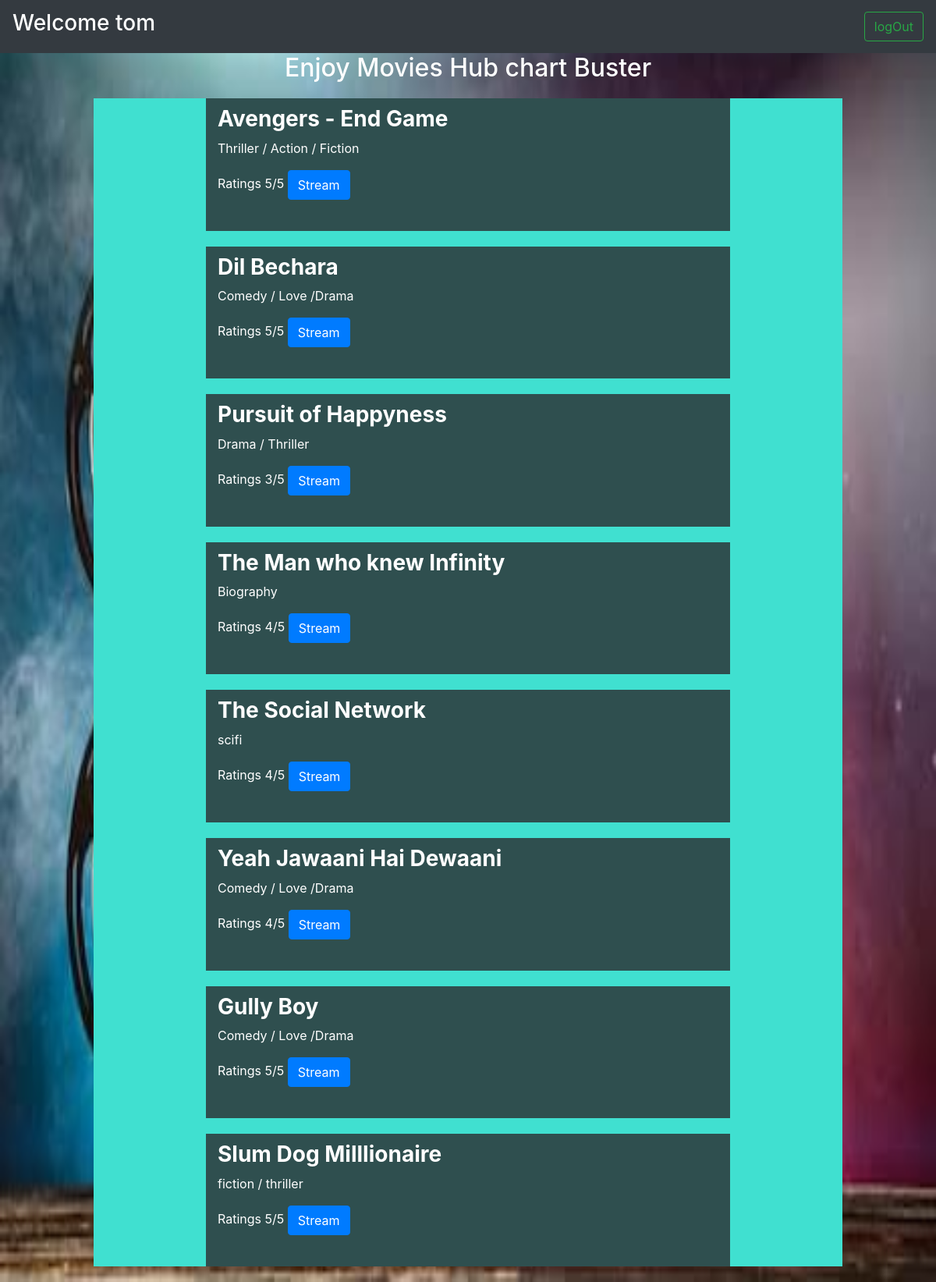
The page /movieshub/dashboard.php (signed in) on the database its author committed.
### tables this page shows
CREATE TABLE `movies` (
  `id` int(11) NOT NULL,
  `name` varchar(255) NOT NULL,
  `movie_name` varchar(100) NOT NULL,
  `type` varchar(100) NOT NULL,
  `rating` decimal(10,0) NOT NULL
);

### movieshub/dashboard.php (the view, shortened to what this page needs)
<!doctype html>
<html lang="en">
  <head>
    <link rel="stylesheet" href="https://stackpath.bootstrapcdn.com/bootstrap/4.5.0/css/bootstrap.min.css">
  </head>
  <body>
    <nav class="navbar navbar-dark bg-dark">
  <a class="navbar-brand"><?php
if(isset($_SESSION["user_name"]) && $_SESSION["user_name"]!=""){
  echo ("<h3>"."Welcome  ".$_SESSION["user_name"]."</h3>");
} else {
  header ("Location: loginform1.php");
}
?></a>
  <form class="form-inline" action="logout.php">
    <button class="btn btn-outline-success my-2 my-sm-0" type="submit">logOut</button>
  </form>
</nav>
<div align="center">
  <h2 style="color: white;">Enjoy Movies Hub chart Buster</h2>
</div>
<div style="background-color:#40E0D0; width: 80%;margin-right: 10%; margin-left: 10%;">
<?php
$con = dbConnect();
?>
<?php
$q ="select * from movies";
$query = mysqli_query ($con,$q);
while($row=mysqli_fetch_assoc($query))
{
echo "<div class='container'>";
$id = $row['id'];
$movie_name = $row['movie_name'];
$type = $row['type'];
$rating = $row['rating'];
echo "<h3><strong>$movie_name</strong></h3>";
echo "<p>$type</p>";
echo "<p>Ratings $rating/5 <button type='button' class='btn btn-primary'><a href='watch.php?id=$id' style='text-decoration: none; color: white'>      Stream</a></button></p><br>";
echo "</div>";
}
?>
</div>
  </body>
</html>

### movieshub/dashboard.php (style rules this page uses)
.container { background-color:#2F4F4F; color: white; margin-bottom: 20px; margin-top: 20px; padding-top: 10px; width: 70%; }
body { background-image: url(backgroundimg.jpeg); background-repeat: no-repeat; background-image: cover; background-size: auto; background-attachment: fixed; background-position: center; background-size: 100% 100%; }

### rows shown on the page
movies: movie_name "Avengers - End Game", type "Thriller / Action / Fiction", rating "5"
movies: movie_name "Dil Bechara", type "Comedy / Love /Drama", rating "5"
movies: movie_name "Pursuit of Happyness", type "Drama / Thriller", rating "3"
movies: movie_name "The Man who knew Infinity", type "Biography", rating "4"
movies: movie_name "The Social Network", type "scifi", rating "4"
movies: movie_name "Yeah Jawaani Hai Dewaani", type "Comedy / Love /Drama", rating "4"
movies: movie_name "Gully Boy", type "Comedy / Love /Drama", rating "5"
movies: movie_name "Slum Dog Milllionaire", type "fiction / thriller", rating "5"

### other values the page prints
$_SESSION["user_name"] "tom"
